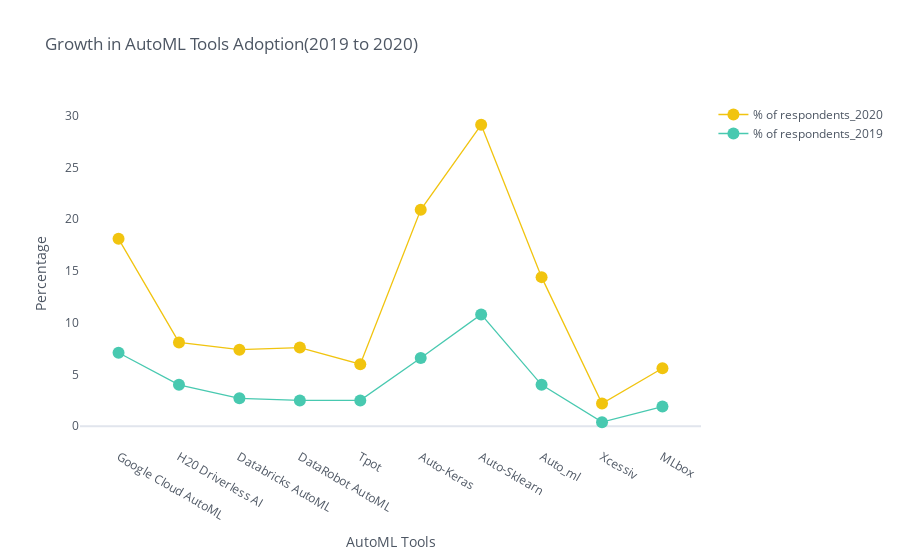

The cell this chart's notebook holds for it:
### Markdown cell above
AutoSklearn and Google Cloud AutoML show maximum increase in usage from 2019. Infact all the tools show an incraese in adoption and usage. Ths will be quite evident from the line chart below.

### Code cell
dfg = pd.concat([automl_tools, automl_tools_2019], axis=1)
column_numbers = [x for x in range(dfg.shape[1])]  # list of columns' integer indices

column_numbers .remove(2) 
dfg = dfg.iloc[:, column_numbers] #return all columns except the 0th column
dfg = dfg[:-2]

dfg.set_index(dfg.columns[0]).iplot(kind='scatter',
                                    mode='markers+lines',
                                    #annotations = {6 : 'maximum<br> rise in adoption'},
                                    title='Growth in AutoML Tools Adoption(2019 to 2020)',
                                    xTitle='AutoML Tools',
                                    yTitle='Percentage',
                                    theme='white',
                                    colors = ['#F1C40F','#48C9B0'],
                                    gridcolor='white')

### Figure 1 — Plotly figure (JSON) as saved in the notebook; plotly's stock layout.template omitted (floating-point values rounded to 4 significant figures)
{"data": [{"line": {"color": "rgba(241, 196, 15, 1.0)", "dash": "solid", "shape": "linear", "width": 1.3}, "marker": {"size": 12, "symbol": "circle"}, "mode": "markers+lines", "name": "% of respondents_2020", "text": "", "type": "scatter", "x": ["Google Cloud AutoML", "H20 Driverless AI", "Databricks AutoML", "DataRobot AutoML", "Tpot", "Auto-Keras", "Auto-Sklearn", "Auto_ml", "Xcessiv", "MLbox"], "y": [18.1, 8.1, 7.4, 7.6, 6, 20.9, 29.1, 14.4, 2.2, 5.6]}, {"line": {"color": "rgba(72, 201, 176, 1.0)", "dash": "solid", "shape": "linear", "width": 1.3}, "marker": {"size": 12, "symbol": "circle"}, "mode": "markers+lines", "name": "% of respondents_2019", "text": "", "type": "scatter", "x": ["Google Cloud AutoML", "H20 Driverless AI", "Databricks AutoML", "DataRobot AutoML", "Tpot", "Auto-Keras", "Auto-Sklearn", "Auto_ml", "Xcessiv", "MLbox"], "y": [7.1, 4, 2.7, 2.5, 2.5, 6.6, 10.8, 4, 0.4, 1.9]}], "layout": {"legend": {"bgcolor": "#FFFFFF", "font": {"color": "#4D5663"}}, "paper_bgcolor": "#FFFFFF", "plot_bgcolor": "#FFFFFF", "title": {"font": {"color": "#4D5663"}, "text": "Growth in AutoML Tools Adoption(2019 to 2020)"}, "xaxis": {"gridcolor": "white", "showgrid": true, "tickfont": {"color": "#4D5663"}, "title": {"font": {"color": "#4D5663"}, "text": "AutoML Tools"}, "zerolinecolor": "#E1E5ED"}, "yaxis": {"gridcolor": "white", "showgrid": true, "tickfont": {"color": "#4D5663"}, "title": {"font": {"color": "#4D5663"}, "text": "Percentage"}, "zerolinecolor": "#E1E5ED"}}}
